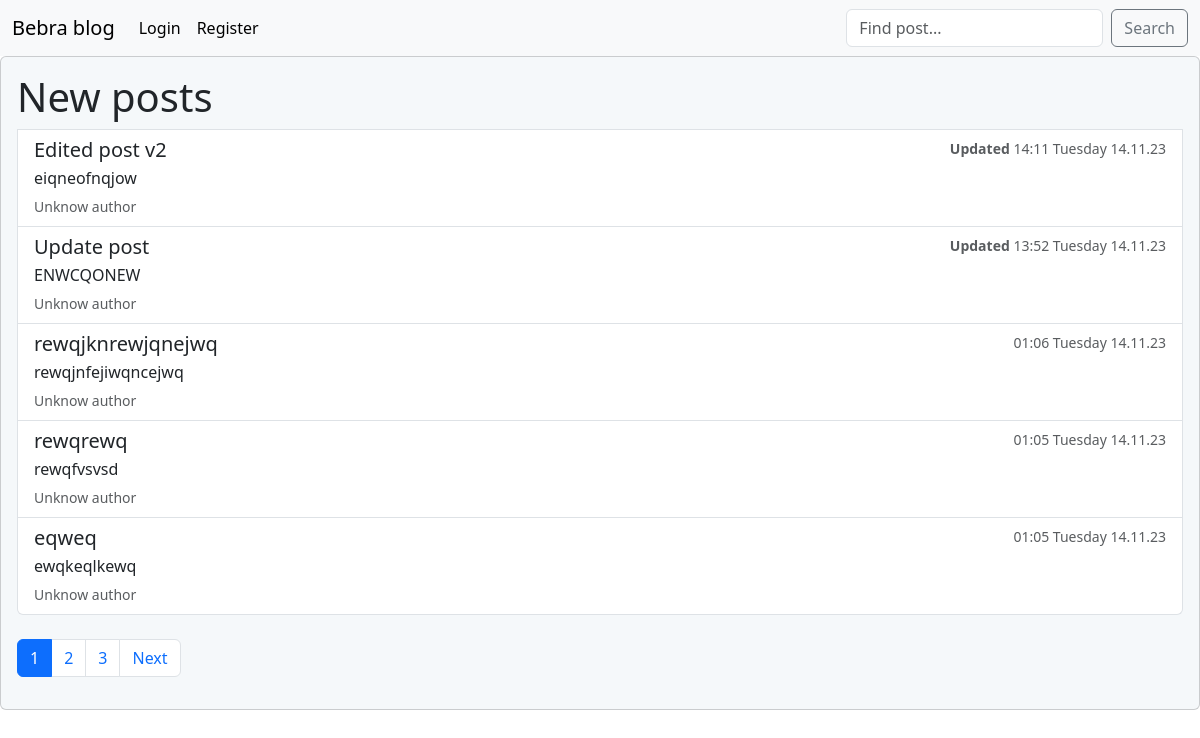
Before: / with the older database file.
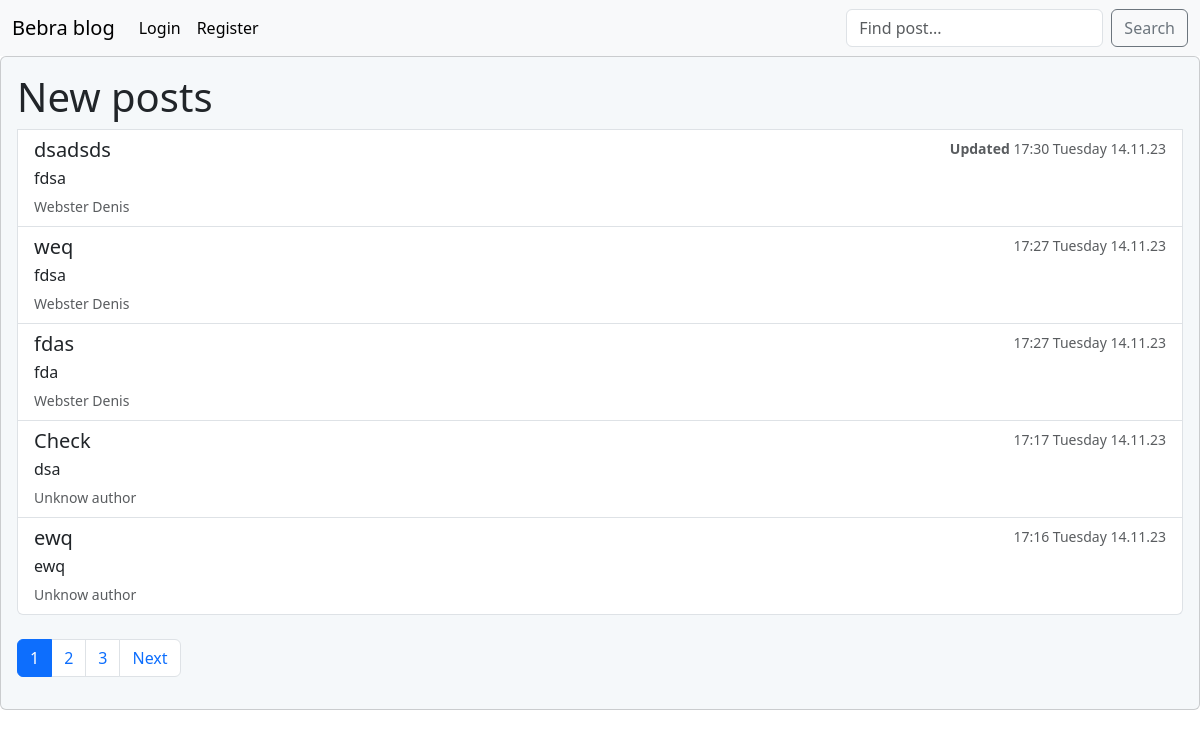
After: the same page with the newer database file.
### yapp/models.py (models this page shows, shortened)
class Post(models.Model):
    title = models.CharField(max_length=255)
    author = models.ForeignKey(User, on_delete=models.CASCADE, blank=True)
    content = models.TextField()
    time_created = models.DateTimeField(auto_now_add=True)
    time_updated = models.DateTimeField(auto_now=True)

### yapp/views.py (the view, shortened to what this page needs)
# urls.py: path('', HomePage.as_view(), name='home'),
class HomePage(ListView):
    model = Post
    template_name = 'home.html'
    context_object_name = 'posts'
    ordering = ['-time_updated']
    paginate_by = 5

### yapp/templates/home.html (shortened to what this page needs)
{% extends 'base.html' %}
{% block content %}
<div class="list-group">
    <h1 class="card-title">New posts</h1>
    {% for post in posts %}
    <a href="{% url 'detail' post.pk %}" class="list-group-item list-group-item-action">
        <div class="d-flex w-100 justify-content-between">
            <h5 class="mb-1">{{ post.title }}</h5>
            {% if post.time_created == post.time_updated %}
            <small class="text-body-secondary">{{ post.time_created|time:"H:i" }}
                {{post.time_created|date:"l d.m.y"}}</small>
            {% else %}
            <small class="text-body-secondary"><b>Updated</b> {{ post.time_updated|time:"H:i" }}
                {{post.time_updated|date:"l d.m.y"}}</small>
            {% endif %}
        </div>
        <p class="mb-1">{{ post.content|truncatewords:50 }} </p>
        {% if post.author.last_name %}
        <small class="text-body-secondary">{{ post.author.last_name }} {{ post.author.first_name }}</small>
        {% else %}
        <small class="text-body-secondary">Unknow author</small>
        {% endif %}
    </a>
    {% endfor %}
</div>
{% endblock %}

Changed rows visible on the page:
no longer on this page (row unchanged): Post: title "Edited post v2", time_updated "14:11", time_updated "Tuesday 14.11.23", content "eiqneofnqjow", shows "Unknow author"
no longer on this page (row unchanged): Post: title "Update post", time_updated "13:52", time_updated "Tuesday 14.11.23", content "ENWCQONEW", shows "Unknow author"
no longer on this page (row unchanged): Post: title "rewqjknrewjqnejwq", time_created "01:06", time_created "Tuesday 14.11.23", content "rewqjnfejiwqncejwq", shows "Unknow author"
no longer on this page (row unchanged): Post: title "rewqrewq", time_created "01:05", time_created "Tuesday 14.11.23", content "rewqfvsvsd", shows "Unknow author"
no longer on this page (row unchanged): Post: title "eqweq", time_created "01:05", time_created "Tuesday 14.11.23", content "ewqkeqlkewq", shows "Unknow author"
added Post: title "dsadsds", time_updated "17:30", time_updated "Tuesday 14.11.23", content "fdsa", author.last_name "Webster", author.first_name "Denis"
added Post: title "weq", time_created "17:27", time_created "Tuesday 14.11.23", content "fdsa", author.last_name "Webster", author.first_name "Denis"
added Post: title "fdas", time_created "17:27", time_created "Tuesday 14.11.23", content "fda", author.last_name "Webster", author.first_name "Denis"
added Post: title "Check", time_created "17:17", time_created "Tuesday 14.11.23", content "dsa", shows "Unknow author"
added Post: title "ewq", time_created "17:16", time_created "Tuesday 14.11.23", content "ewq", shows "Unknow author"
